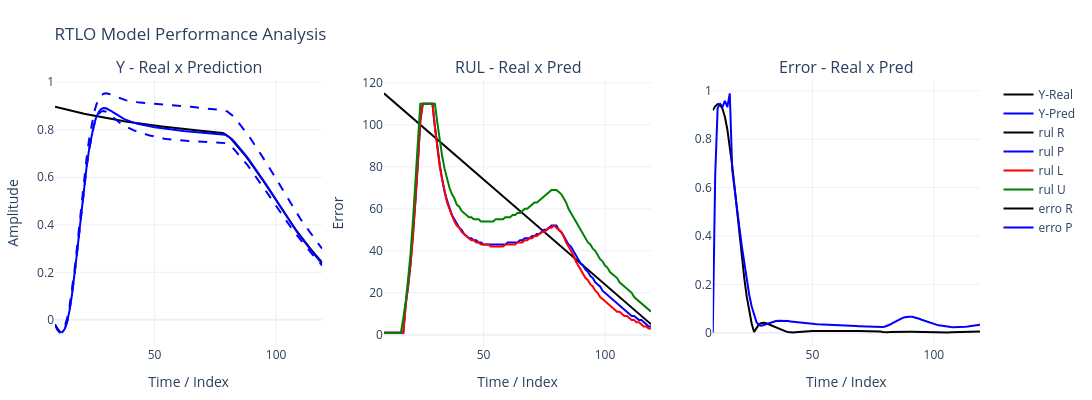

The notebook cell saved with this chart:
### Code cell
nI,nR,nO,N1,N2,N3,τ= params
X,Y = PrepareDataAhead(sig,n=nI,m=nO)
rnn = RTLO(nI,nR,nO,[N1,N2,N3],τ)
rnn.ref = len(sig)-nI
for i in range(len(X[:])):
    #rnn.PredRul(x=X[i],store=True)
    rnn.PredRulIntr2(x=X[i],maxRul=110,store=True,show=False)
    rnn.fit(X[i],Y[i],store=True,show=False)
#print(.wR[0])
print(rnn.εM,rnn.εR)  
PlotPredErrorPLY(rnn,w=1800,h=400)
